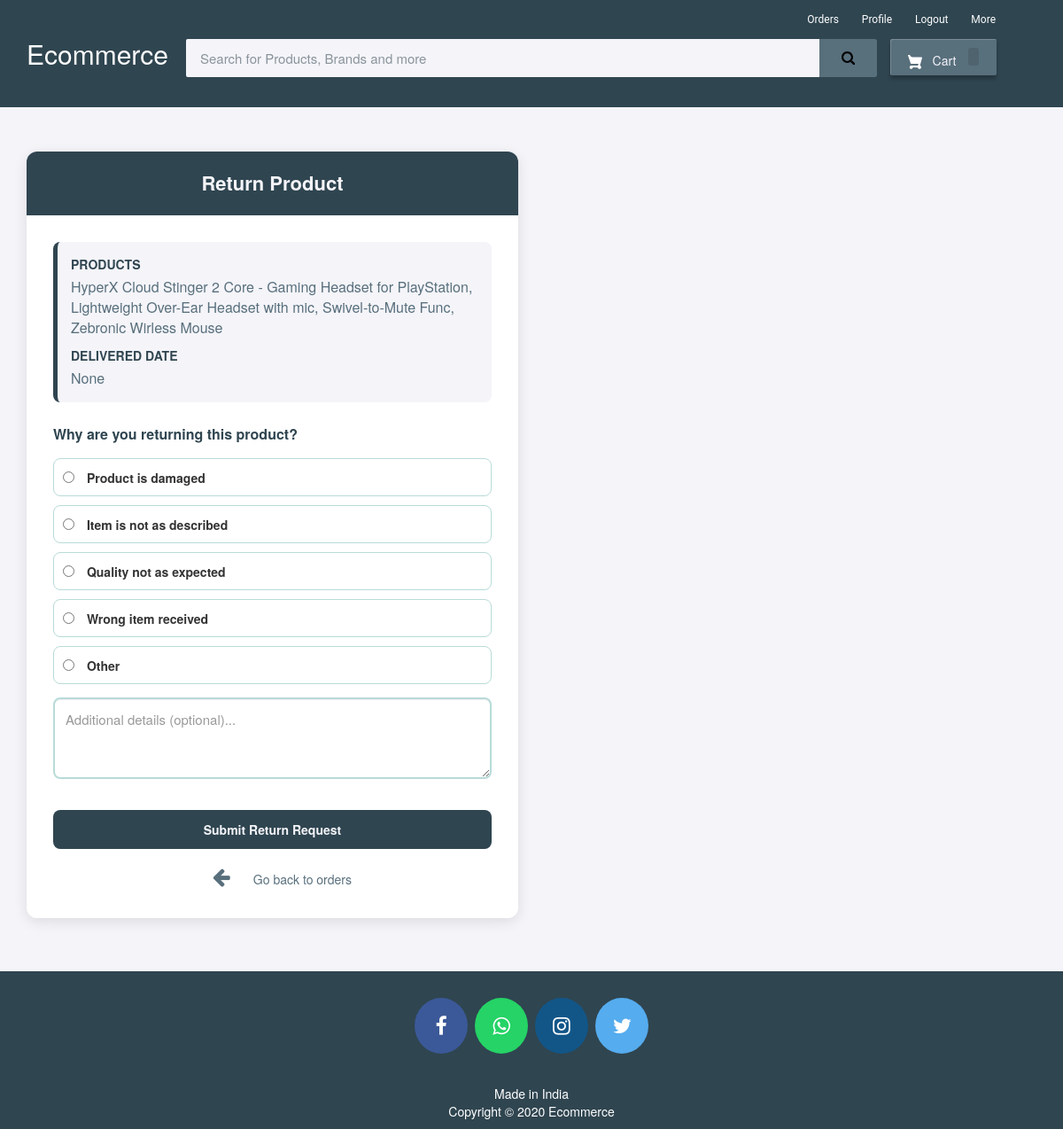
The app's page /return-order/3 (signed in) with its own data.
### ecom/models.py (models this page shows, shortened)
class OrderItem(models.Model):
    order = models.ForeignKey(Order, related_name='items', on_delete=models.CASCADE)
    product = models.ForeignKey('Product', on_delete=models.CASCADE)
    quantity = models.PositiveIntegerField(default=1)
    price = models.PositiveIntegerField()

class Product(models.Model):
    CATEGORIES = (
        ('Electronics','Electronics'),
        ('Fashion','Fashion'),
        ('Home','Home'),
        ('Beauty','Beauty'),
        ('Books','Books'),
        ('Sports','Sports'),
        ('Others','Others'),
    )
    name=models.CharField(max_length=120)
    product_image= models.ImageField(upload_to='product_image/',null=True,blank=True)
    price = models.PositiveIntegerField()
    description=models.TextField()
    about=models.TextField(null=True, blank=True)
    category = models.CharField(max_length=50, choices=CATEGORIES, default='Others')
    subcategory = models.CharField(max_length=50, blank=True, null=True)
    stock = models.IntegerField(default=10)

class Order(models.Model):
    STATUS =(
        ('Pending','Pending'),
        ('Order Confirmed','Order Confirmed'),
        ('Out for Delivery','Out for Delivery'),
        ('Delivered','Delivered'),
        ('Cancelled','Cancelled'),
    )
    customer=models.ForeignKey('Customer', on_delete=models.CASCADE,null=True)
    email = models.CharField(max_length=50,null=True)
    address = models.CharField(max_length=500,null=True)
    mobile = models.CharField(max_length=20,null=True)
    order_date= models.DateTimeField(auto_now_add=True,null=True)
    status=models.CharField(max_length=50,null=True,choices=STATUS, default='Pending')
    total_amount = models.PositiveIntegerField(default=0)
    delivered_date = models.DateTimeField(null=True, blank=True)
    @property
    def can_be_returned(self):
        from django.utils import timezone
        if self.status == 'Delivered':
            if self.delivered_date:
                return (timezone.now() - self.delivered_date).days <= 7
            else:
                return True
        return False

### ecom/views.py (the view, shortened to what this page needs)
# urls.py: path('return-order/<int:pk>', views.return_order_view, name='return-order'),
@login_required(login_url='customerlogin')
@user_passes_test(is_customer)
def return_order_view(request, pk):
    customer = models.Customer.objects.get(user_id=request.user.id)
    try:
        order = models.Order.objects.get(id=pk, customer=customer)
    except models.Order.DoesNotExist:
        messages.error(request, 'Order not found.')
        return redirect('my-order')
    if order.can_be_returned:
        return render(request, 'ecom/return_order_reason.html', {'order': order})
    messages.error(request, 'Returns are only allowed within 7 days of delivery.')
    return redirect('my-order')

### ecom/views.py (called while the page is built)
def is_customer(user):
    return user.groups.filter(name='CUSTOMER').exists()

### templates/ecom/return_order_reason.html (shortened to what this page needs)
{% extends 'ecom/customer_base.html' %}
{% block content %}
<div class="container">
    <div class="row">
        <div class="col-md-6 offset-md-3">
            <div class="card return-card">
                <div class="card-header">
                    Return Product
                </div>
                <div class="card-body">
                    <div class="order-summary">
                        <div class="order-summary-title">Products</div>
                        <div class="order-summary-info">
                            {% for item in order.items.all %}
                                {{ item.product.name }}{% if not forloop.last %}, {% endif %}
                            {% endfor %}
                        </div>
                        <div class="order-summary-title" style="margin-top: 10px;">Delivered Date</div>
                        <div class="order-summary-info">{{ order.order_date }}</div>
                    </div>
                    <form method="post">
                        <div class="form-group">
                            <label class="form-label">Why are you returning this product?</label>
                            <div class="reason-option">
                                <input type="radio" name="reason" value="Product is damaged" id="r1" required>
                                <label for="r1" style="cursor:pointer; margin:0;">Product is damaged</label>
                            </div>
                            <div class="reason-option">
                                <input type="radio" name="reason" value="Item is not as described" id="r2">
                                <label for="r2" style="cursor:pointer; margin:0;">Item is not as described</label>
                            </div>
                            <div class="reason-option">
                                <input type="radio" name="reason" value="Quality not as expected" id="r3">
                                <label for="r3" style="cursor:pointer; margin:0;">Quality not as expected</label>
                            </div>
                            <div class="reason-option">
                                <input type="radio" name="reason" value="Wrong item received" id="r4">
                                <label for="r4" style="cursor:pointer; margin:0;">Wrong item received</label>
                            </div>
                            <div class="reason-option">
                                <input type="radio" name="reason" value="Other" id="r5">
                                <label for="r5" style="cursor:pointer; margin:0;">Other</label>
                            </div>
                            <textarea class="form-control" name="additional_reason" id="other_reason" rows="3" placeholder="Additional details (optional)..." style="margin-top:15px;"></textarea>
                        </div>
                        <button type="submit" class="btn-return-submit">
                            Submit Return Request
                        </button>
                    </form>
                    <a href="{% url 'my-order' %}" class="back-to-orders">
                        <i class="fa fa-arrow-left"></i> Go back to orders
                    </a>
                </div>
            </div>
        </div>
    </div>
</div>
{% endblock content %}

### static/css/color_palette_original.css (style rules this page uses)
:root { --color-light-bg: #F5FBE6; --color-teal: #215E61; --color-dark-blue: #233D4D; --color-orange: #FE7F2D; --color-white: #ffffff; --body-bg: var(--color-light-bg); --navbar-bg: var(--color-dark-blue); --navbar-text: var(--color-white); --button-primary: var(--color-orange); --button-secondary: var(--color-teal); --button-hover: #e96f1f; --card-bg: var(--color-white); --card-hover-overlay: var(--color-teal); --text-primary: var(--color-dark-blue); --text-secondary: var(--color-teal); --border-color: var(--color-teal); --footer-bg: var(--color-dark-blue); --footer-text: var(--color-white); --status-active: var(--color-orange); }
body { background-color: var(--body-bg); color: var(--text-primary); font-family: system-ui, Arial, sans-serif; }
button { background-color: var(--button-primary); color: #ffffff; border: none; padding: 10px 16px; border-radius: 6px; cursor: pointer; }
body { background-color: var(--body-bg); color: var(--text-primary); }

### templates/ecom/customer_base.html (style rules this page uses)
body { background-color: #F4F4F9; }
.fa { font-size: 23px; width: 60px; text-align: center; text-decoration: none; margin: 5px 2px; border-radius: 50%; }

### templates/ecom/return_order_reason.html (style rules this page uses)
body { background-color: #F4F4F9; }
.return-card { margin-top: 50px; border: none; border-radius: 12px; box-shadow: 0 4px 15px rgba(0,0,0,0.1); overflow: hidden; }
.card-header { background: #2F4550; color: #F4F4F9; text-align: center; padding: 20px; font-weight: 600; font-size: 22px; border: none; }
.card-body { padding: 30px; background: #fff; }
.form-label { color: #2F4550; font-weight: 600; margin-bottom: 15px; font-size: 16px; }
.form-control { border: 2px solid #B8DBD9; border-radius: 8px; padding: 12px; font-size: 15px; transition: border-color 0.3s; }
.btn-return-submit { background-color: #2F4550; color: #F4F4F9; border: none; border-radius: 8px; padding: 12px 25px; font-weight: 600; width: 100%; margin-top: 20px; transition: background-color 0.3s; }
.back-to-orders { display: block; text-align: center; margin-top: 15px; color: #586F7C; text-decoration: none; font-weight: 500; }
.order-summary { background-color: #F4F4F9; padding: 15px; border-radius: 8px; margin-bottom: 25px; border-left: 5px solid #2F4550; }
.order-summary-title { color: #2F4550; font-size: 14px; font-weight: bold; text-transform: uppercase; margin-bottom: 5px; }
.order-summary-info { color: #586F7C; font-size: 16px; }
.reason-option { margin-bottom: 10px; padding: 10px; border: 1px solid #B8DBD9; border-radius: 8px; cursor: pointer; transition: all 0.3s; }
.reason-option input { margin-right: 10px; }

### records on screen
OrderItem: product.name "HyperX Cloud Stinger 2 Core - Gaming Headset for PlayStation, Lightweight Over-Ear Headset with mic, Swivel-to-Mute Func"
OrderItem: product.name "Zebronic Wirless Mouse"
Order: order_date "None"
